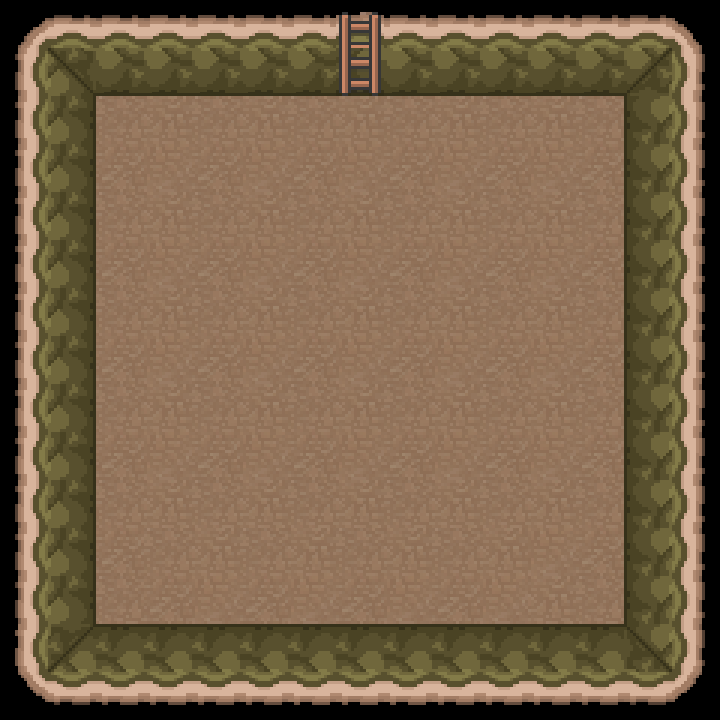

Rendered tile map (Tiled .tmx) drawn with the repository's tilesets; below, a short description and the map source with its tile grids summarised:
An orthogonal 15x15 tile map with 48x48 px tiles, 6 tile layers (Base Layer, Under Layer 1, Under Layer 2, Over Layer, ...).

<map version="1.0" orientation="orthogonal" width="15" height="15" tilewidth="48" tileheight="48">
 <tileset firstgid="1" name="tilesheet03" tilewidth="48" tileheight="48">
  <image source="../images/tilesheet03.png" width="1024" height="2048" />
 </tileset>
 <layer name="Base Layer" width="15" height="15">
  <data>[225 cells, 124 non-empty, 8 distinct tile ids]</data>
 </layer>
 <layer name="Under Layer 1" width="15" height="15">
  <data>[225 cells, 102 non-empty, 38 distinct tile ids]</data>
 </layer>
 <layer name="Under Layer 2" width="15" height="15">
  <data>[225 cells, 40 non-empty, 10 distinct tile ids]</data>
 </layer>
 <layer name="Over Layer" width="15" height="15">
  <data>[225 cells, 0 non-empty, 0 distinct tile ids]</data>
 </layer>
 <layer name="Blocking Layer" width="15" height="15">
  <data>[225 cells, 102 non-empty, 30 distinct tile ids]</data>
 </layer>
 <layer name="Exit Layer" width="15" height="15">
  <data>[225 cells, 1 non-empty, 1 distinct tile ids]</data>
 </layer>
</map>